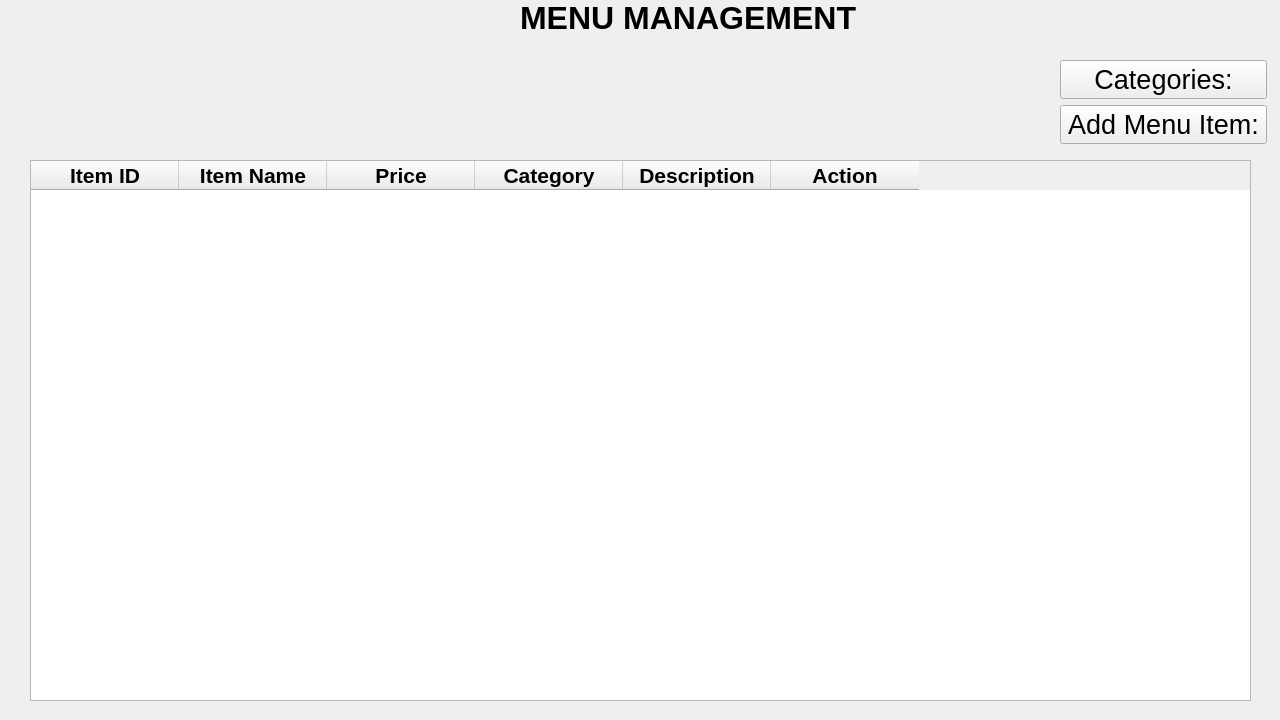
<?xml version="1.0" encoding="UTF-8"?>
<ui version="4.0">
 <class>menu</class>
 <widget class="QMainWindow" name="menu">
  <property name="geometry">
   <rect>
    <x>0</x>
    <y>0</y>
    <width>1280</width>
    <height>720</height>
   </rect>
  </property>
  <property name="font">
   <font>
    <family>Arial</family>
    <pointsize>12</pointsize>
    <italic>true</italic>
   </font>
  </property>
  <property name="windowTitle">
   <string>MainWindow</string>
  </property>
  <widget class="QWidget" name="centralwidget">
   <widget class="QLabel" name="MENUMANAGEMENT">
    <property name="geometry">
     <rect>
      <x>520</x>
      <y>0</y>
      <width>345</width>
      <height>36</height>
     </rect>
    </property>
    <property name="font">
     <font>
      <family>Arial</family>
      <pointsize>24</pointsize>
      <italic>false</italic>
      <bold>true</bold>
      <kerning>true</kerning>
     </font>
    </property>
    <property name="text">
     <string>MENU MANAGEMENT </string>
    </property>
    <property name="alignment">
     <set>Qt::AlignmentFlag::AlignCenter</set>
    </property>
   </widget>
   <widget class="QTableWidget" name="tableWidget">
    <property name="enabled">
     <bool>true</bool>
    </property>
    <property name="geometry">
     <rect>
      <x>30</x>
      <y>160</y>
      <width>1221</width>
      <height>541</height>
     </rect>
    </property>
    <property name="sizePolicy">
     <sizepolicy hsizetype="Expanding" vsizetype="Expanding">
      <horstretch>0</horstretch>
      <verstretch>0</verstretch>
     </sizepolicy>
    </property>
    <property name="baseSize">
     <size>
      <width>0</width>
      <height>0</height>
     </size>
    </property>
    <property name="font">
     <font>
      <family>Arial</family>
      <pointsize>16</pointsize>
      <italic>false</italic>
      <bold>true</bold>
      <kerning>true</kerning>
     </font>
    </property>
    <property name="mouseTracking">
     <bool>false</bool>
    </property>
    <property name="tabletTracking">
     <bool>false</bool>
    </property>
    <attribute name="horizontalHeaderMinimumSectionSize">
     <number>28</number>
    </attribute>
    <attribute name="horizontalHeaderDefaultSectionSize">
     <number>148</number>
    </attribute>
    <attribute name="horizontalHeaderHighlightSections">
     <bool>true</bool>
    </attribute>
    <attribute name="horizontalHeaderShowSortIndicator" stdset="0">
     <bool>false</bool>
    </attribute>
    <attribute name="verticalHeaderDefaultSectionSize">
     <number>29</number>
    </attribute>
    <column>
     <property name="text">
      <string>Item ID</string>
     </property>
    </column>
    <column>
     <property name="text">
      <string>Item Name</string>
     </property>
    </column>
    <column>
     <property name="text">
      <string>Price</string>
     </property>
    </column>
    <column>
     <property name="text">
      <string>Category</string>
     </property>
    </column>
    <column>
     <property name="text">
      <string>Description</string>
     </property>
    </column>
    <column>
     <property name="text">
      <string>Action</string>
     </property>
    </column>
   </widget>
   <widget class="QWidget" name="layoutWidget">
    <property name="geometry">
     <rect>
      <x>1060</x>
      <y>60</y>
      <width>207</width>
      <height>86</height>
     </rect>
    </property>
    <layout class="QVBoxLayout" name="verticalLayout">
     <item>
      <widget class="QPushButton" name="btn_category">
       <property name="font">
        <font>
         <family>Arial</family>
         <pointsize>20</pointsize>
         <italic>false</italic>
        </font>
       </property>
       <property name="text">
        <string>Categories:</string>
       </property>
      </widget>
     </item>
     <item>
      <widget class="QPushButton" name="btn_addmenu">
       <property name="font">
        <font>
         <family>Arial</family>
         <pointsize>20</pointsize>
         <italic>false</italic>
         <bold>false</bold>
        </font>
       </property>
       <property name="text">
        <string>Add Menu Item:</string>
       </property>
      </widget>
     </item>
    </layout>
   </widget>
  </widget>
 </widget>
 <resources/>
 <connections/>
</ui>
